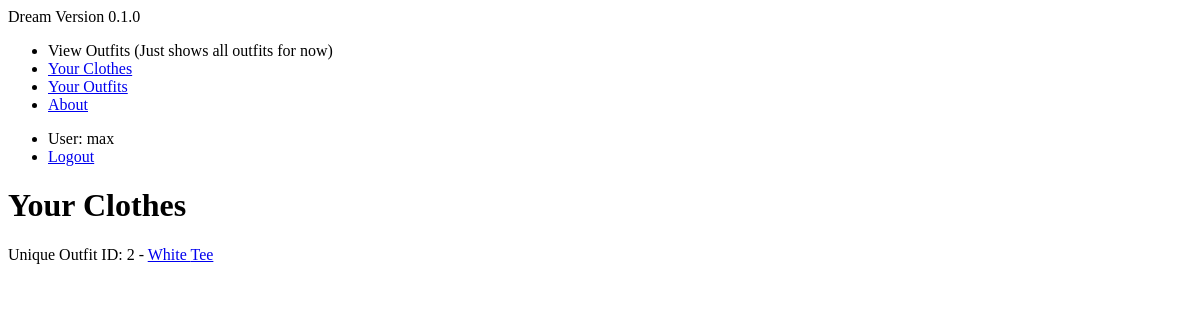
Page /clothing/closet/ (signed in) on the earlier database version.
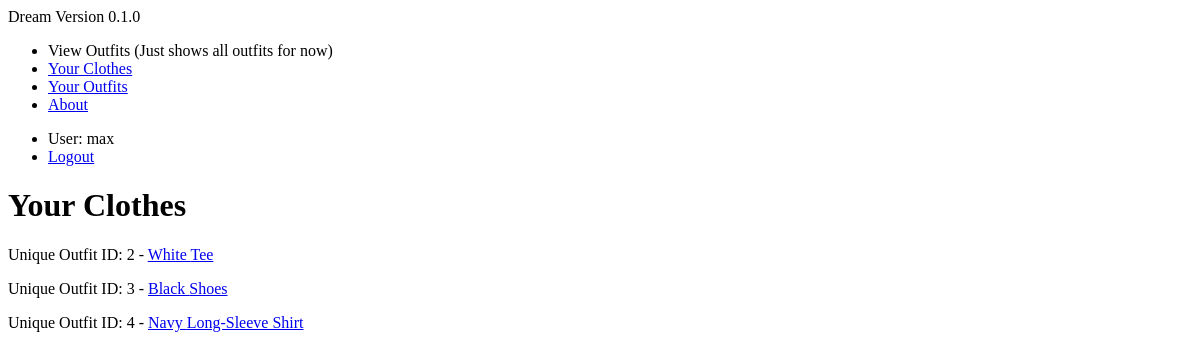
Same page on the later database version.
### clothing/models.py (models this page shows, shortened)
class Article(models.Model):
    creator = models.ForeignKey(User, on_delete=models.SET_NULL, null=True)
    clothing_type = models.CharField(max_length=60)  # pants, shirt, dress
    color = models.CharField(max_length=20)
    cut = models.CharField(max_length=60, blank=True)
    pattern = models.CharField(max_length=60, blank=True)
    material = models.CharField(max_length=60, blank=True)
    favorited = models.ManyToManyField(User, blank=True, related_name="article_favorited_by")
    def get_absolute_url(self):
        return reverse('clothing:article-detail', kwargs={"pk": self.pk})

### clothing/views.py (the view)
# urls.py: path('closet/', ArticleListView.as_view(), name='clothing-list'),
class ArticleListView(ListView, LoginRequiredMixin):
    def get_queryset(self):
        return Article.objects.filter(creator=self.request.user)

### clothing/templates/clothing/article_list.html
{% extends 'base.html' %}
{% block content %}
<h1>Your Clothes</h1>
{% for instance in object_list %}
<p> Unique Outfit ID: {{ instance.id }} - <a href='{{ instance.get_absolute_url }}'>{{ instance.color }} {{ instance.clothing_type }}</a>
{% endfor %}
{% endblock %}

### templates/base.html (shortened to what this page needs)
<p1>Dream Version 0.1.0</p1>
<ul>
  <li><a>View Outfits (Just shows all outfits for now)</a></li>
  <li><a href="/clothing/closet">Your Clothes</a></li>
  <li><a href="/clothing">Your Outfits</a></li>
  <li><a href="/about">About</a></li>
</ul>
<ul>
  {% if user.is_authenticated %}
    <li>User: {{ user.get_username }}</li>
    <li><a href="{% url 'logout'%}?next={{request.path}}">Logout</a></li>
  {% else %}
    <li><a href="{% url 'login'%}?next={{request.path}}">Login</a></li>
  {% endif %}
</ul>
{% block content %}{% endblock %}

Differences in the rows shown:
added Article: id "3", color "Black", clothing_type "Shoes"
added Article: id "4", color "Navy", clothing_type "Long-Sleeve Shirt"
